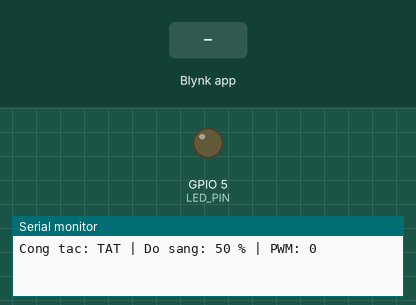
The program below on a simulated ESP32. On the bench: output pins drawn as LEDs (lit = HIGH), the last lines printed to the serial monitor. Inputs (shaded band) come from the test bench. WiFi joins after 1.5 s; servers stay silent unless stated.

Above: at 3.0 s.
3.1 s: Blynk app writes 1 to V3
At 3.9 s:
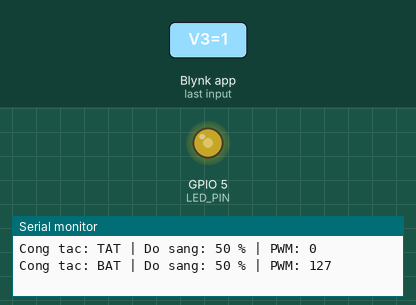
4.6 s: Blynk app writes 1 to V4
At 5.1 s:
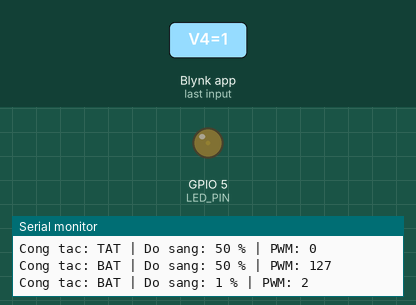
6.1 s: Blynk app writes 200 to V4
At 7.4 s:
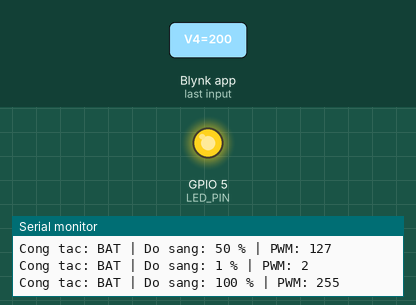
Timing chart, 0 to 9.1 s (numbered marks = the images above; inputs shaded):
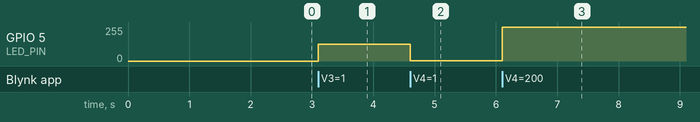

Measured:
- after the input at 3.1 s, GPIO 5 (LED_PIN): 0/255 → 127/255 at once
- after the input at 4.6 s, GPIO 5 (LED_PIN): 127/255 → 2/255 at once
- after the input at 6.1 s, GPIO 5 (LED_PIN): 2/255 → 255/255 at once

The program:

main.cpp
```cpp
#define BLYNK_TEMPLATE_ID "TMPL_REPLACE_ME"
#define BLYNK_TEMPLATE_NAME "Lab7 Device Control"
#define BLYNK_AUTH_TOKEN "REPLACE_WITH_DEVICE_TOKEN"
#define BLYNK_PRINT Serial

#include <Arduino.h>
#include <BlynkSimpleEsp32.h>

namespace {
constexpr char WIFI_SSID[] = "Wokwi-GUEST";
constexpr char WIFI_PASSWORD[] = "";
constexpr uint8_t LED_PIN = 5;
constexpr uint8_t PWM_CHANNEL = 0;
constexpr uint16_t PWM_FREQUENCY = 5000;
constexpr uint8_t PWM_RESOLUTION = 8;

bool deviceEnabled = false;
int brightnessPercent = 50;

void applyOutput() {
    const int duty = deviceEnabled ? map(brightnessPercent, 0, 100, 0, 255) : 0;
    ledcWrite(PWM_CHANNEL, duty);
    Serial.printf("Cong tac: %s | Do sang: %d %% | PWM: %d\n",
                  deviceEnabled ? "BAT" : "TAT", brightnessPercent, duty);
}

void sendFeedback() {
    Blynk.virtualWrite(V3, deviceEnabled ? 1 : 0);
    Blynk.virtualWrite(V4, brightnessPercent);
}
}  // namespace

BLYNK_CONNECTED() {
    // Lấy trạng thái gần nhất đã lưu trên Blynk khi ESP32 kết nối lại.
    Blynk.syncVirtual(V3, V4);
}

BLYNK_WRITE(V3) {
    deviceEnabled = param.asInt() == 1;
    applyOutput();
    sendFeedback();
}

BLYNK_WRITE(V4) {
    brightnessPercent = constrain(param.asInt(), 0, 100);
    applyOutput();
    sendFeedback();
}

void setup() {
    Serial.begin(115200);
    ledcSetup(PWM_CHANNEL, PWM_FREQUENCY, PWM_RESOLUTION);
    ledcAttachPin(LED_PIN, PWM_CHANNEL);
    applyOutput();
    Blynk.begin(BLYNK_AUTH_TOKEN, WIFI_SSID, WIFI_PASSWORD);
}

void loop() {
    Blynk.run();
}
```
